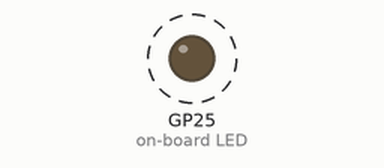
Simulated run of this program. Board: Raspberry Pi Pico running MicroPython. Parts: output pins drawn as LEDs (lit = HIGH). Dashed ring = blinking. What the program prints to the serial console is not drawn.

Above: at 0.2 s.
Timing chart, 0 to 3.0 s (numbered marks = the images above):
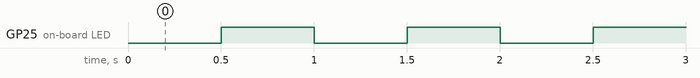

Measured:
- by itself, GP25 (on-board LED): alternates HIGH for 0.50 s and LOW for 0.50 s

The program:

04_hardware_timers.py
```python
import sys
import time
from machine import Pin, Timer

from lib.pins import LED

led = Pin(LED, Pin.OUT)


def toggle(t):
    led.value(not led.value())


# ESP32 uses numbered hardware timers; RP2 takes no ID.
timer = Timer(0) if sys.platform == "esp32" else Timer()
timer.init(period=500, mode=Timer.PERIODIC, callback=toggle)

# Main loop is free to do other work — the LED keeps blinking on its own.
n = 0
while True:
    print("main loop tick", n)
    n += 1
    time.sleep(2)
```

pins.py
```python
# Per-board pin map for the tutorial series. Auto-detects ESP32 vs RP2 from
# sys.platform; edit the values below if your wiring differs from the defaults.

import sys

PLATFORM = sys.platform

if PLATFORM == "esp32":
    # Generic ESP32 DevKit. ESP32-S3/C3 may differ — adjust LED in particular.
    LED = 2
    BUTTON = 0           # BOOT button on most dev boards
    PWM_LED = 4
    SERVO = 13
    ADC = 34             # ADC1 (input-only pins 32-39 are safe with WiFi)
    I2C_ID = 0
    I2C_SCL = 22
    I2C_SDA = 21
    SPI_ID = 1           # HSPI; SPI(2) on S3
    SPI_SCK = 18
    SPI_MOSI = 23
    SPI_MISO = 19
    SPI_CS = 5
    # NeoPixel / WS2812. NEOPIXEL is a single pixel; MATRIX_PIN feeds an array
    # of MATRIX_WIDTH × MATRIX_HEIGHT pixels. ESP32-S3-Matrix board uses GP14,
    # 8×8. Generic ESP32 has no onboard NeoPixel — wire one to GP14 to test.
    NEOPIXEL = 14
    MATRIX_PIN = 14
    MATRIX_WIDTH = 8
    MATRIX_HEIGHT = 8
elif PLATFORM == "rp2":
    # LED conventions vary across RP2 boards:
    #   - Pico W:                 Pin("LED") — wired to the WiFi chip
    #   - Pico (non-W):           GP25 onboard LED
    #   - RP2040-Zero / -Matrix:  no plain LED — wire an external one to LED below
    # The detection below picks Pico W if available, otherwise defaults to GP15
    # (a free, edge-exposed pin on the Zero). Wire an LED + 220Ω resistor from
    # GP15 to GND, or change LED here to whichever GPIO you've used.
    try:
        from machine import Pin as _Pin
        _Pin("LED")
        LED = "LED"
    except (ValueError, TypeError):
        LED = 25
    BUTTON = 14
    PWM_LED = 25
    SERVO = 16
    ADC = 26             # GP26 = ADC0
    I2C_ID = 0
    I2C_SCL = 5
    I2C_SDA = 4
    SPI_ID = 1
    SPI_SCK = 10
    SPI_MOSI = 11
    SPI_MISO = 12
    SPI_CS = 13
    # Pimoroni Pico Explorer Base onboard ST7789 LCD (240x240, SPI0).
    # Coexists with the generic SPI_* pins above (which target the breadboard
    # SD/sensor wiring on SPI1).
    ST7789_SPI_ID = 0
    ST7789_SCK = 18
    ST7789_MOSI = 19
    ST7789_CS = 17
    ST7789_DC = 16
    ST7789_BL = 20
    ST7789_WIDTH = 240
    ST7789_HEIGHT = 240
    # Pico Explorer Base onboard buttons (active-low, internal pull-up).
    BTN_A = 12
    BTN_B = 13
    BTN_X = 14
    BTN_Y = 15
    # NeoPixel / WS2812. RP2040-Zero onboard NeoPixel and Waveshare RP2040-Matrix
    # both use GP16. Matrix defaults to 5×5 (Waveshare); change to 1×1 if you
    # only have the Zero's single pixel and are running matrix scripts.
    NEOPIXEL = 16
    MATRIX_PIN = 16
    MATRIX_WIDTH = 5
    MATRIX_HEIGHT = 5
    ENCODER_A = 6
    ENCODER_B = 7
    MOTOR_A = 10
    MOTOR_B = 11
else:
    raise RuntimeError("unsupported platform: " + PLATFORM)
```
